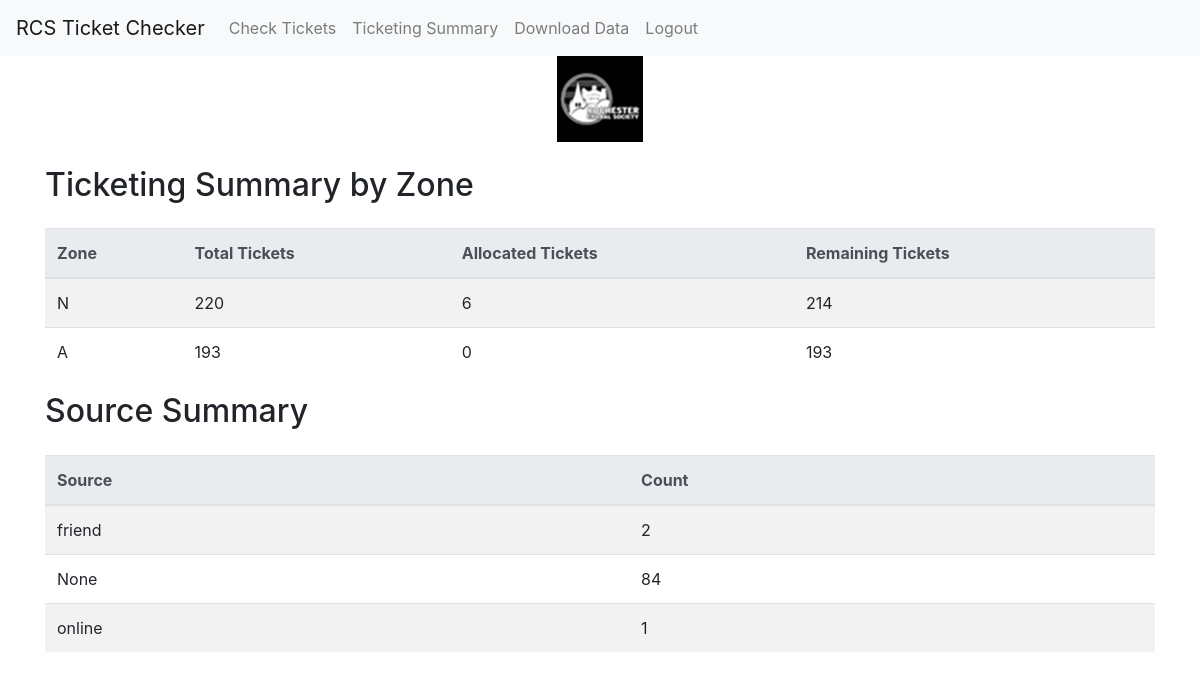
Screenshot of /ticketing_summary with the database file from the repository.
### tables this page shows
CREATE TABLE tickets (
                id INTEGER PRIMARY KEY AUTOINCREMENT,
                order_number TEXT,
                name TEXT,
                total_tickets INTEGER,
                zone TEXT,
                allocated_tickets INTEGER DEFAULT 0,
                source TEXT
            );

### views.py (the view)
@appbp.route('/ticketing_summary')
def ticketing_summary():
    summary = {}
    contacts_summary = {}
    db = sqlite3.connect('tickets.db')
    cursor = db.cursor()
    cursor.execute(
        'SELECT zone, total_tickets, allocated_tickets, source FROM tickets')
    for zone, total_tickets, allocated_tickets, source in cursor.fetchall():
        if zone not in summary:
            summary[zone] = {'total_tickets': 0, 'allocated_tickets': 0}
        summary[zone]['total_tickets'] += total_tickets
        summary[zone]['allocated_tickets'] += allocated_tickets
        if source not in contacts_summary:
            contacts_summary[source] = 0
        contacts_summary[source] += 1
    db.close()
    ticket_summary = {
        zone: {
            'total_tickets': data['total_tickets'],
            'allocated_tickets': data['allocated_tickets']
        }
        for zone, data in summary.items()
    }
    return render_template('ticketing_summary.html',
                           ticket_summary=ticket_summary,
                           contacts_summary=contacts_summary)

### templates/ticketing_summary.html (shortened to what this page needs)
<!DOCTYPE html>
<html lang="en">
<head>
    <link rel="stylesheet" href="https://stackpath.bootstrapcdn.com/bootstrap/4.5.2/css/bootstrap.min.css">
</head>
<body>
  <nav class="navbar navbar-expand-lg navbar-light bg-light">
      <a class="navbar-brand" >RCS Ticket Checker</a>
      <div class="collapse navbar-collapse" id="navbarNav">
          <ul class="navbar-nav">
              <li class="nav-item">
                  <a class="nav-link" href="/check_tickets">Check Tickets</a>
              </li>
              <li class="nav-item">
                  <a class="nav-link" href="/ticketing_summary">Ticketing Summary</a>
              </li>
              <li class="nav-item">
                 <a class="nav-link" href="/download2">Download Data</a>
              </li>
              <li class="nav-item">
                  <a class="nav-link" href="/logout">Logout</a>
              </li>
          </ul>
      </div>
   </nav>
   <img src="/static/RCS-Avatar-small.png" alt='logo' class="center-image">
    <div class="container mt-4">
        <h2 class="mb-4">Ticketing Summary by Zone</h2>
        <table class="table table-striped">
            <thead class="thead-light">
                <tr>
                    <th scope="col">Zone</th>
                    <th scope="col">Total Tickets</th>
                    <th scope="col">Allocated Tickets</th>
                    <th scope="col">Remaining Tickets</th>
                </tr>
            </thead>
            <tbody>
                {% for zone, data in ticket_summary.items() %}
                    <tr>
                        <td>{{ zone }}</td>
                        <td>{{ data.total_tickets }}</td>
                        <td>{{ data.allocated_tickets }}</td>
                        <td>{{ data.total_tickets - data.allocated_tickets }}</td>
                    </tr>
                {% endfor %}
            </tbody>
        </table>
        <h2 class="mb-4">Source Summary</h2>
        <table class="table table-striped">
            <thead class="thead-light">
                <tr>
                    <th scope="col">Source</th>
                    <th scope="col">Count</th>
                </tr>
            </thead>
            <tbody>
                {% for source, count in contacts_summary.items() %}
                    <tr>
                        <td>{{ source }}</td>
                        <td>{{ count }}</td>
                    </tr>
                {% endfor %}
            </tbody>
        </table>
    </div>
</body>
</html>

### templates/ticketing_summary.html (style rules this page uses)
.center-image { display: block; margin-left: auto; margin-right: auto; }

### rows the page displays
tickets: source "friend", allocated_tickets "2"
tickets: source "None", count "84"
tickets: source "online", count "1"

### other values shown
{{ zone }} "N" "A"
{{ data.total_tickets }} "220" "193"
{{ data.allocated_tickets }} "6" "0"
{{ data.total_tickets - data.allocated_tickets }} "214" "193"
